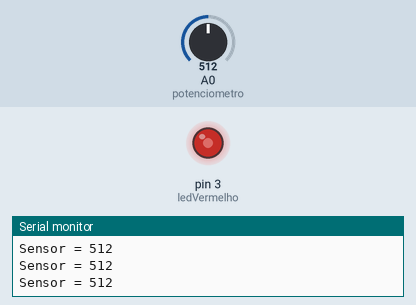
This sketch was run on a simulated Arduino Uno, built with avr-gcc and run on an emulated ATmega328P. Parts: output pins drawn as LEDs (lit = HIGH), the last lines printed to the serial monitor. The test bench sets the inputs (shaded band); at power-on: A0 (potenciometro) = 512.

Above: at 1.2 s.
1.3 s: A0 (potenciometro) set to 716
At 2.1 s:
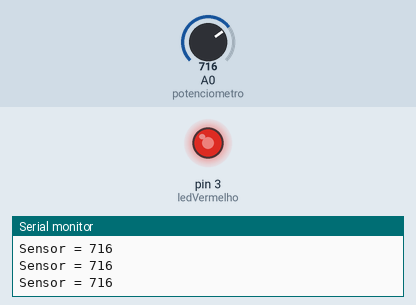
2.8 s: A0 (potenciometro) set to 900
At 3.2 s:
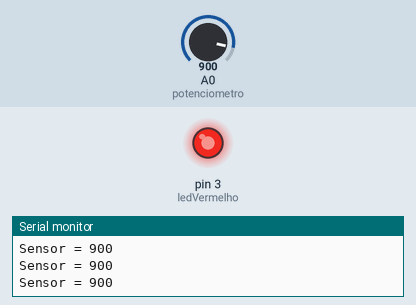
4.3 s: A0 (potenciometro) set to 122
At 5.5 s:
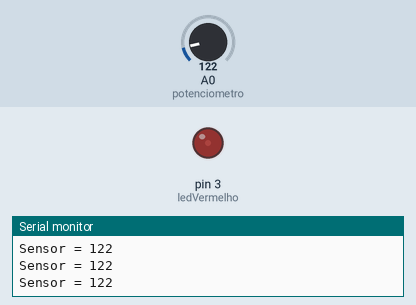
5.8 s: A0 (potenciometro) set to 106
At 6.7 s:
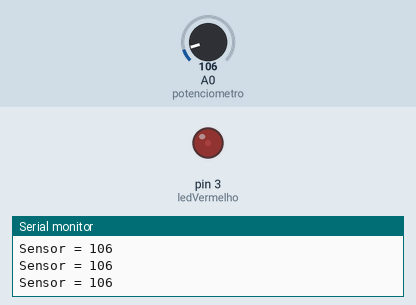
8.8 s: A0 (potenciometro) set to 90
At 10.0 s:
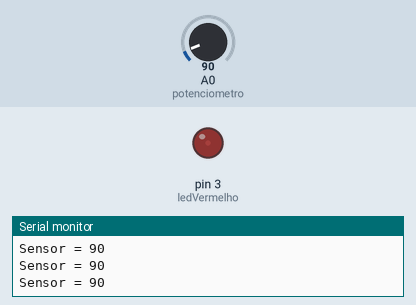
10.3 s: A0 (potenciometro) set to 511
At 11.3 s:
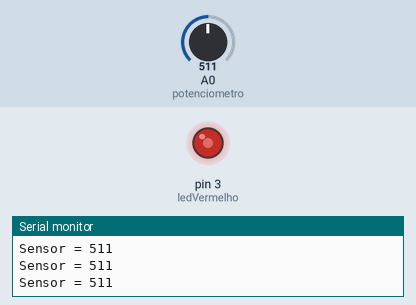
Timing chart, 0 to 12.8 s (numbered marks = the images above; inputs shaded):
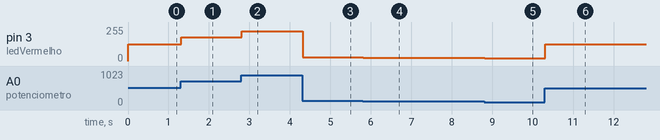

Measured:
- after the input at 1.3 s, pin 3 (ledVermelho): 127/255 → 178/255 at once
- after the input at 2.8 s, pin 3 (ledVermelho): 178/255 → 224/255 at once
- after the input at 4.3 s, pin 3 (ledVermelho): 224/255 → 30/255 at once
- after the input at 5.8 s, pin 3 (ledVermelho): 30/255 → 26/255 at once
- after the input at 8.8 s, pin 3 (ledVermelho): 26/255 → 22/255 at once
- after the input at 10.3 s, pin 3 (ledVermelho): 22/255 → 127/255 at once

The sketch:

ResistorLed.ino
```cpp
int potenciometro = A0;
long valor = 0;
int ledVermelho = 3;

void setup(){
  Serial.begin(9600);
    pinMode(ledVermelho, OUTPUT);
}

void loop(){
  valor = analogRead(potenciometro); // 0 - 1023
    Serial.print("Sensor = ");
    Serial.println(valor);
  long NOVO_VALOR = 0;
  //map(potenciometro , inicio, fim , inicio , fim)
  NOVO_VALOR = map(valor , 0 , 1023 , 0 , 255);
    analogWrite(ledVermelho, NOVO_VALOR); // 0 - 255
  delay(10);
}
```
